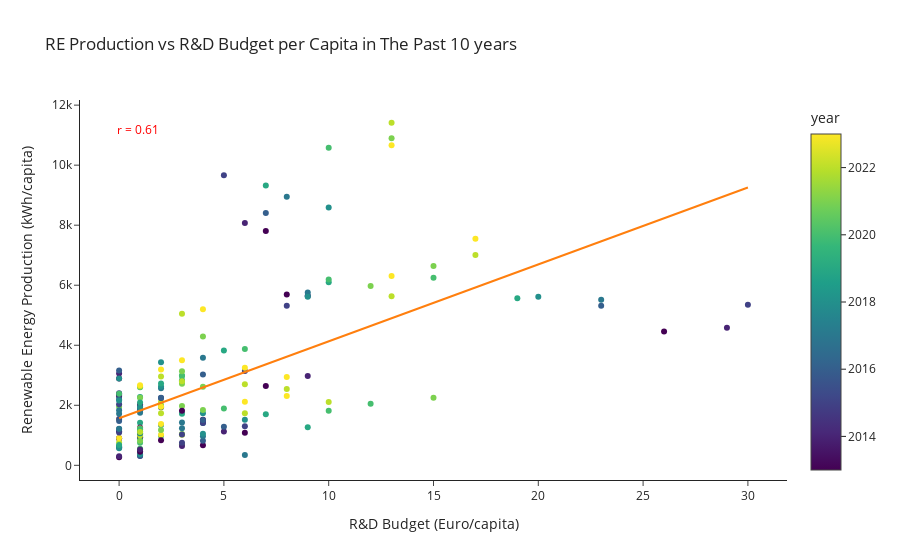

This figure's notebook cell:
### Markdown cell above
### 3.2. Visualization

We decide to use scatter plot to show the correlation between renewable energy production and R&D budget per capita. First, we need to merge two dataframes of renewable energy and R&D budget per capita. Subsequently, we find the correlation coefficient (r) for our trendline. We use pyplot express to visualize the correlation. 

The r value is 0.61 which indicates strong positive correlation. It proves our hypothesis that when a country invests more in R&D in renewable energy technoloties, the renewable energy production growth will also be faster. Innovation in technology can lead to more efficient and cost-effective renewable energy solutions.

### Code cell
visualize_hypothesis_3(df_RE_production_per_capita, df_RnD_budget_per_capita)

### Figure 1 — Plotly figure (JSON) as saved in the notebook; plotly's stock layout.template omitted (floating-point values rounded to 4 significant figures; data arrays with more than 128 entries replaced by an {"elided": "..."} marker saying what was removed)
{"data": [{"hovertemplate": "<b>%{hovertext}</b><br><br>budget_(Euro/capita)=%{x}<br>value_(kWh/capita)=%{y}<br>year=%{marker.color}<extra></extra>", "hovertext": {"elided": "187 str values"}, "legendgroup": "", "marker": {"color": {"elided": "187 int values"}, "coloraxis": "coloraxis", "symbol": "circle"}, "mode": "markers", "name": "", "orientation": "v", "showlegend": false, "type": "scatter", "x": {"elided": "187 int values"}, "xaxis": "x", "y": {"elided": "187 int values"}, "yaxis": "y"}, {"hovertemplate": "<b>OLS trendline</b><br>value_(kWh/capita) = 256.308 * budget_(Euro/capita) + 1566.54<br>R<sup>2</sup>=0.370924<br><br>budget_(Euro/capita)=%{x}<br>value_(kWh/capita)=%{y} <b>(trend)</b><extra></extra>", "legendgroup": "", "marker": {"symbol": "circle"}, "mode": "lines", "name": "", "showlegend": false, "type": "scatter", "x": {"elided": "187 int values"}, "xaxis": "x", "y": {"elided": "187 float values"}, "yaxis": "y"}], "layout": {"annotations": [{"font": {"color": "red", "size": 12}, "showarrow": false, "text": "r = 0.61", "x": 0.05, "xref": "paper", "y": 0.95, "yref": "paper"}], "coloraxis": {"colorbar": {"title": {"text": "year"}}, "colorscale": [[0, "#440154"], [0.1111, "#482878"], [0.2222, "#3e4989"], [0.3333, "#31688e"], [0.4444, "#26828e"], [0.5556, "#1f9e89"], [0.6667, "#35b779"], [0.7778, "#6ece58"], [0.8889, "#b5de2b"], [1, "#fde725"]]}, "legend": {"title": {"text": "Year"}, "tracegroupgap": 0}, "title": {"text": "RE Production vs R&D Budget per Capita in The Past 10 years"}, "xaxis": {"anchor": "y", "domain": [0, 1], "title": {"text": "R&D Budget (Euro/capita)"}}, "yaxis": {"anchor": "x", "domain": [0, 1], "title": {"text": "Renewable Energy Production (kWh/capita)"}}}}
